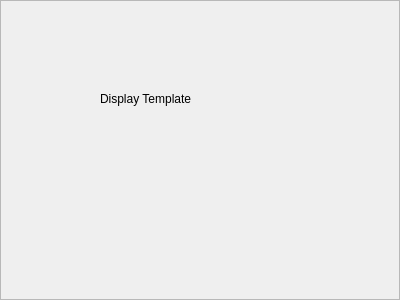
<?xml version="1.0" encoding="UTF-8"?>
<ui version="4.0">
 <class>DisplayTemplateOptionsFrame</class>
 <widget class="QFrame" name="DisplayTemplateOptionsFrame">
  <property name="geometry">
   <rect>
    <x>0</x>
    <y>0</y>
    <width>400</width>
    <height>300</height>
   </rect>
  </property>
  <property name="windowTitle">
   <string>Frame</string>
  </property>
  <property name="frameShape">
   <enum>QFrame::StyledPanel</enum>
  </property>
  <property name="frameShadow">
   <enum>QFrame::Raised</enum>
  </property>
  <widget class="QLabel" name="label">
   <property name="geometry">
    <rect>
     <x>100</x>
     <y>90</y>
     <width>271</width>
     <height>17</height>
    </rect>
   </property>
   <property name="text">
    <string>Display Template</string>
   </property>
  </widget>
 </widget>
 <resources/>
 <connections/>
</ui>
